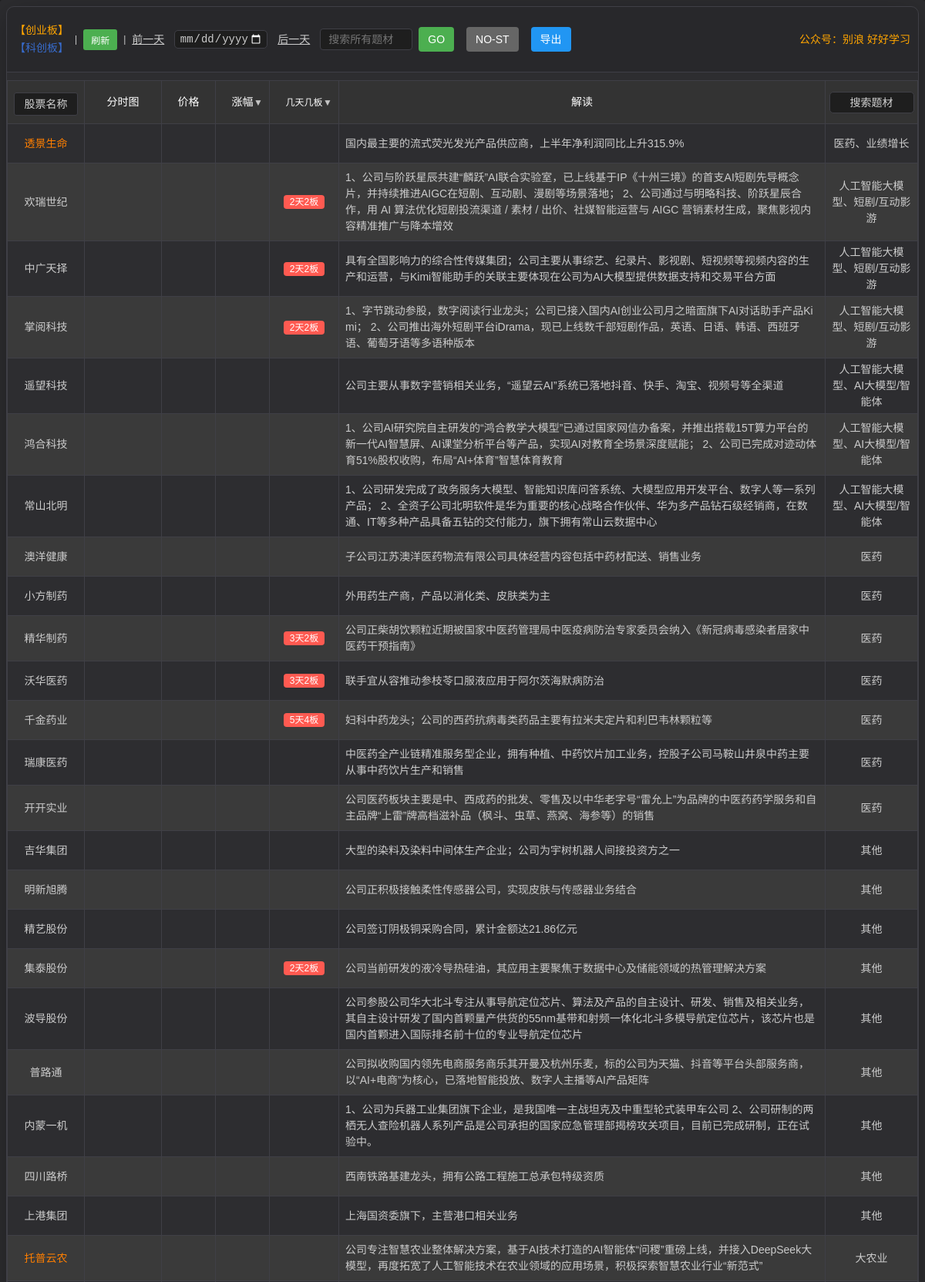
The page / (upper part) on the database its author committed.
### tables this page shows
CREATE TABLE stock_20260901 (
            id INTEGER PRIMARY KEY AUTOINCREMENT,
            code TEXT NOT NULL,
            name TEXT NOT NULL,
            description TEXT,
            plates TEXT,
            m_days_n_boards TEXT,
            date TEXT NOT NULL,
            price REAL DEFAULT 0,
            change_percentage REAL DEFAULT 0,
            amount REAL DEFAULT 0,
            value REAL DEFAULT 0
        );

### app.py (the view)
@app.route('/')
def index():
    latest_data = db.get_latest_day_data()
    message = session.pop('message', None)
    return render_template('index.html', stocks=latest_data, search_mode=False, message=message)

### templates/index.html (shortened to what this page needs)
<!DOCTYPE html>
<html lang="zh-CN">
<head>
    <link rel="stylesheet" href="/static/css/styles.css">
</head>
<body>
    <div class="container">
        <div class="table-container">
            <div class="header-container">
                <div class="date-selector">
                    <span class="market-label">
                        <span style="color: orange;">【创业板】</span> <span style="color: rgba(60, 127, 250, 0.781);">【科创板】</span>
                    </span>
                    <span style="color: var(--text-color);"> | </span>
                    <button onclick="location.reload()" class="refresh-button" title="刷新页面">
                    刷新
                </button>
                    <span style="color: var(--text-color);"> | </span>
                    <a href="javascript:void(0)" onclick="changeDate(-1)" style="color: var(--text-color); text-decoration: underline; font-size: 14px; margin-right: 5px; display: inline-block; line-height: 24px;">前一天</a>
                    <input type="date" id="dateFilter" placeholder="选择日期" onchange="filterByDate(this.value)" class="filter-input" style="margin: 0; padding: 2px 5px; display: inline-block; width: auto; max-width: 130px; vertical-align: middle;">
                    <a href="javascript:void(0)" onclick="changeDate(1)" style="color: var(--text-color); text-decoration: underline; font-size: 14px; margin-left: 5px; display: inline-block; line-height: 24px;">后一天</a>
                    <div class="plate-search-container-inline">
                        <input type="text" id="plateSearchInput" placeholder="搜索所有题材" class="plate-search-input-inline">
                        <button onclick="searchPlate()" class="plate-search-button-inline">GO</button>
                        <button id="noStButton" onclick="toggleNoStFilter()" class="no-st-button" type="button">NO-ST</button>
                        <button onclick="exportStockCodes()" class="export-button" type="button">导出</button>
                    </div>
                    <div style="margin-left: auto; color: orange !important; font-size: 14px;">
                        公众号：别浪 好好学习
                    </div>
                </div>
            </div>
            <table>
                <thead>
                    <tr>
                        <th width="120px">
                            <div class="search-wrapper">
                                <input
                                    type="text"
                                    id="searchInput"
                                    placeholder="股票名称"
                                    class="search-input"
                                    oninput="showSuggestions(this.value)"
                                >
                            </div>
                        </th>
                        <th>分时图</th>
                        <th>价格</th>
                        <th class="sortable" onclick="sortByChangePercentage()">涨幅</th>
                        <th class="sortable" onclick="sortByDaysBoards()">几天几板</th>
                        <th>解读</th>
                        <th class="plate-column" style="width: 120px !important; min-width: 120px !important; max-width: 120px !important; padding: 4px !important;">
                            <input type="text" id="plateFilter" placeholder="搜索题材" oninput="filterByPlate(this.value)" class="filter-input">
                        </th>
                    </tr>
                </thead>
                <tbody id="stockTableBody">
                    {% if stocks %}
                        {% for stock in stocks %}
                            <tr onclick="linkToTongDaXin('{{ stock.code_part }}')" style="cursor: pointer;">
                                <td class="stock-name-link{% if stock.code_part.startswith('688') %} blue-text{% elif stock.code_part.startswith('3') or stock.code_part.startswith('68') %} orange-text{% endif %}">{{ stock.name }}</td>
                                <td><div class="time-chart" data-code="{{ stock.code_part }}"></div></td>
                                <td class="price"></td>
                                <td class="change-percentage"></td>
                                <td>{% if stock.m_days_n_boards %}
                                    <span class="days-boards-tag">{{ stock.m_days_n_boards }}</span>
                                {% else %}{{ stock.m_days_n_boards }}{% endif %}</td>
                                <td>{{ stock.description }}</td>
                                <td class="plate-column">{{ stock.plates }}</td>
                            </tr>
                        {% endfor %}
                    {% else %}
                        <tr>
                            <td colspan="11" class="no-data">暂无股票数据，请点击"抓取股票数据"按钮获取数据</td>
                        </tr>
                    {% endif %}
                </tbody>
            </table>
        </div>
    </div>
</body>
</html>

### rows shown on the page
stock_20260901: name "透景生命", description "国内最主要的流式荧光发光产品供应商，上半年净利润同比上升315.9%", plates "医药、业绩增长"
stock_20260901: name "欢瑞世纪", m_days_n_boards "2天2板", description "1、公司与阶跃星辰共建“麟跃”AI联合实验室，已上线基于IP《十州三境》的首支AI短剧先导概念片，并持续推进AIGC在短剧、互动剧、漫剧等场景落地； 2、公司通过与明略科技、阶跃星辰合作，用 AI 算法优化短剧投流渠道 / 素材 / 出价、社媒智能运营与 AIGC 营销素材生成，聚焦影视内容精准推广与降本增效", plates "人工智能大模型、短剧/互动影游"
stock_20260901: name "中广天择", m_days_n_boards "2天2板", description "具有全国影响力的综合性传媒集团；公司主要从事综艺、纪录片、影视剧、短视频等视频内容的生产和运营，与Kimi智能助手的关联主要体现在公司为AI大模型提供数据支持和交易平台方面", plates "人工智能大模型、短剧/互动影游"
stock_20260901: name "掌阅科技", m_days_n_boards "2天2板", description "1、字节跳动参股，数字阅读行业龙头；公司已接入国内AI创业公司月之暗面旗下AI对话助手产品Kimi； 2、公司推出海外短剧平台iDrama，现已上线数千部短剧作品，英语、日语、韩语、西班牙语、葡萄牙语等多语种版本", plates "人工智能大模型、短剧/互动影游"
stock_20260901: name "遥望科技", description "公司主要从事数字营销相关业务，“遥望云AI”系统已落地抖音、快手、淘宝、视频号等全渠道", plates "人工智能大模型、AI大模型/智能体"
stock_20260901: name "鸿合科技", description "1、公司AI研究院自主研发的“鸿合教学大模型”已通过国家网信办备案，并推出搭载15T算力平台的新一代AI智慧屏、AI课堂分析平台等产品，实现AI对教育全场景深度赋能； 2、公司已完成对迹动体育51%股权收购，布局“AI+体育”智慧体育教育", plates "人工智能大模型、AI大模型/智能体"
stock_20260901: name "常山北明", description "1、公司研发完成了政务服务大模型、智能知识库问答系统、大模型应用开发平台、数字人等一系列产品； 2、全资子公司北明软件是华为重要的核心战略合作伙伴、华为多产品钻石级经销商，在数通、IT等多种产品具备五钻的交付能力，旗下拥有常山云数据中心", plates "人工智能大模型、AI大模型/智能体"
stock_20260901: name "澳洋健康", description "子公司江苏澳洋医药物流有限公司具体经营内容包括中药材配送、销售业务", plates "医药"
stock_20260901: name "小方制药", description "外用药生产商，产品以消化类、皮肤类为主", plates "医药"
stock_20260901: name "精华制药", m_days_n_boards "3天2板", description "公司正柴胡饮颗粒近期被国家中医药管理局中医疫病防治专家委员会纳入《新冠病毒感染者居家中医药干预指南》", plates "医药"
stock_20260901: name "沃华医药", m_days_n_boards "3天2板", description "联手宜从容推动参枝苓口服液应用于阿尔茨海默病防治", plates "医药"
stock_20260901: name "千金药业", m_days_n_boards "5天4板", description "妇科中药龙头；公司的西药抗病毒类药品主要有拉米夫定片和利巴韦林颗粒等", plates "医药"
stock_20260901: name "瑞康医药", description "中医药全产业链精准服务型企业，拥有种植、中药饮片加工业务，控股子公司马鞍山井泉中药主要从事中药饮片生产和销售", plates "医药"
stock_20260901: name "开开实业", description "公司医药板块主要是中、西成药的批发、零售及以中华老字号“雷允上”为品牌的中医药药学服务和自主品牌“上雷”牌高档滋补品（枫斗、虫草、燕窝、海参等）的销售", plates "医药"
stock_20260901: name "吉华集团", description "大型的染料及染料中间体生产企业；公司为宇树机器人间接投资方之一", plates "其他"
stock_20260901: name "明新旭腾", description "公司正积极接触柔性传感器公司，实现皮肤与传感器业务结合", plates "其他"
stock_20260901: name "精艺股份", description "公司签订阴极铜采购合同，累计金额达21.86亿元", plates "其他"
stock_20260901: name "集泰股份", m_days_n_boards "2天2板", description "公司当前研发的液冷导热硅油，其应用主要聚焦于数据中心及储能领域的热管理解决方案", plates "其他"
stock_20260901: name "波导股份", description "公司参股公司华大北斗专注从事导航定位芯片、算法及产品的自主设计、研发、销售及相关业务，其自主设计研发了国内首颗量产供货的55nm基带和射频一体化北斗多模导航定位芯片，该芯片也是国内首颗进入国际排名前十位的专业导航定位芯片", plates "其他"
stock_20260901: name "普路通", description "公司拟收购国内领先电商服务商乐其开曼及杭州乐麦，标的公司为天猫、抖音等平台头部服务商，以“AI+电商”为核心，已落地智能投放、数字人主播等AI产品矩阵", plates "其他"
stock_20260901: name "内蒙一机", description "1、公司为兵器工业集团旗下企业，是我国唯一主战坦克及中重型轮式装甲车公司 2、公司研制的两栖无人查险机器人系列产品是公司承担的国家应急管理部揭榜攻关项目，目前已完成研制，正在试验中。", plates "其他"
stock_20260901: name "四川路桥", description "西南铁路基建龙头，拥有公路工程施工总承包特级资质", plates "其他"
stock_20260901: name "上港集团", description "上海国资委旗下，主营港口相关业务", plates "其他"
stock_20260901: name "托普云农", description "公司专注智慧农业整体解决方案，基于AI技术打造的AI智能体“问稷”重磅上线，并接入DeepSeek大模型，再度拓宽了人工智能技术在农业领域的应用场景，积极探索智慧农业行业“新范式”", plates "大农业"
